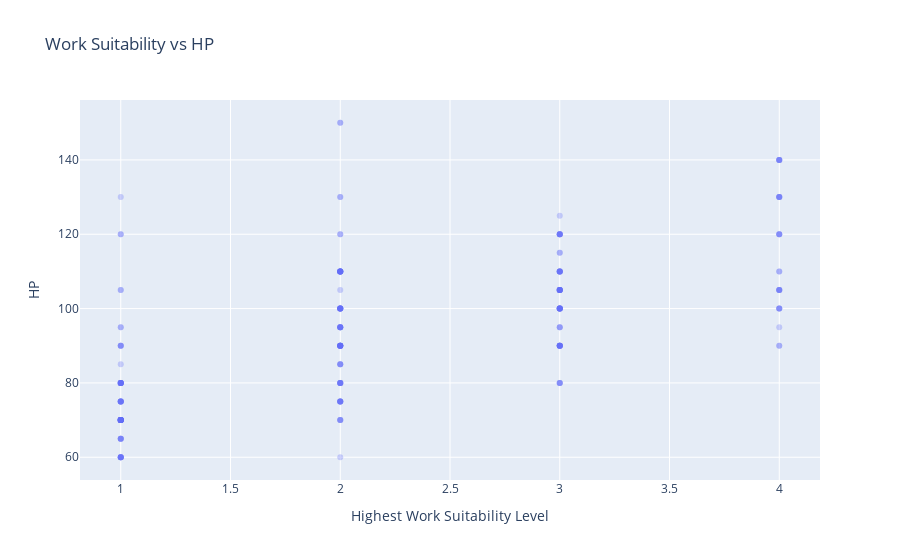

Notebook source saved alongside this figure:
### Markdown cell above
### Visualization 1

### Code cell
# 1. Scatter plot
fig1 = px.scatter(
    pal_frame_vis.sort_values(by = "Highest Work Suitability Level", ascending = True),
    x="Highest Work Suitability Level",
    y="HP",
    opacity = 0.3,
    hover_data={"ID":True, "Rarity":True, "Work Types":True},
    title="Work Suitability vs HP"
)
fig1.show()

### Figure 1 — Plotly figure (JSON) as saved in the notebook; plotly's stock layout.template omitted (floating-point values rounded to 4 significant figures; data arrays with more than 128 entries replaced by an {"elided": "..."} marker saying what was removed)
{"data": [{"customdata": {"elided": "225x3 str values"}, "hovertemplate": "Highest Work Suitability Level=%{x}<br>HP=%{y}<br>ID=%{customdata[0]}<br>Rarity=%{customdata[1]}<br>Work Types=%{customdata[2]}<extra></extra>", "legendgroup": "", "marker": {"color": "#636efa", "opacity": 0.3, "symbol": "circle"}, "mode": "markers", "name": "", "orientation": "v", "showlegend": false, "type": "scatter", "x": {"elided": "225 float values"}, "xaxis": "x", "y": {"elided": "225 float values"}, "yaxis": "y"}], "layout": {"legend": {"tracegroupgap": 0}, "title": {"text": "Work Suitability vs HP"}, "xaxis": {"anchor": "y", "domain": [0, 1], "title": {"text": "Highest Work Suitability Level"}}, "yaxis": {"anchor": "x", "domain": [0, 1], "title": {"text": "HP"}}}}
